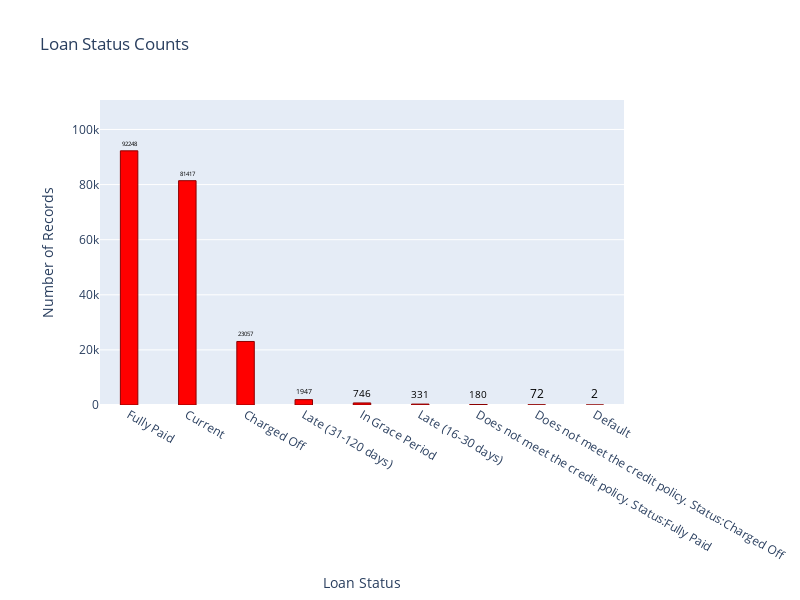

Notebook source saved alongside this figure:
### Code cell
loan_status_value_counts = df['loan_status'].value_counts()
loan_status_labels = loan_status_value_counts.index.tolist()
loan_status_counts = loan_status_value_counts.values.tolist()

fig = go.Figure(data=[
    go.Bar(
        x=loan_status_labels,
        y=loan_status_counts,
        text=loan_status_counts, 
        textposition='outside',  
        textfont=dict(size=12, color='black'), 
        marker_color='red',  
        marker_line_color='darkred', 
        marker_line_width=1, 
        width=0.3
    )
])

fig.update_layout(
    title='Loan Status Counts',
    xaxis_title='Loan Status',
    yaxis_title='Number of Records',
    yaxis=dict(range=[0, max(loan_status_counts) * 1.2]), 
    width=800,  
    height=600,  
    showlegend=False, 
    font=dict(size=12),
    bargap=0.2,  
    margin=dict(t=100, b=100, l=100, r=100)
)

fig.show()

### Figure 1 — Plotly figure (JSON) as saved in the notebook; plotly's stock layout.template omitted (floating-point values rounded to 4 significant figures)
{"data": [{"marker": {"color": "red", "line": {"color": "darkred", "width": 1}}, "text": ["92248", "81417", "23057", "1947", "746", "331", "180", "72", "2"], "textfont": {"color": "black", "size": 12}, "textposition": "outside", "type": "bar", "width": 0.3, "x": ["Fully Paid", "Current", "Charged Off", "Late (31-120 days)", "In Grace Period", "Late (16-30 days)", "Does not meet the credit policy. Status:Fully Paid", "Does not meet the credit policy. Status:Charged Off", "Default"], "y": [92248, 81417, 23057, 1947, 746, 331, 180, 72, 2]}], "layout": {"bargap": 0.2, "font": {"size": 12}, "height": 600, "margin": {"b": 100, "l": 100, "r": 100, "t": 100}, "showlegend": false, "title": {"text": "Loan Status Counts"}, "width": 800, "xaxis": {"title": {"text": "Loan Status"}}, "yaxis": {"range": [0, 110700.0], "title": {"text": "Number of Records"}}}}
